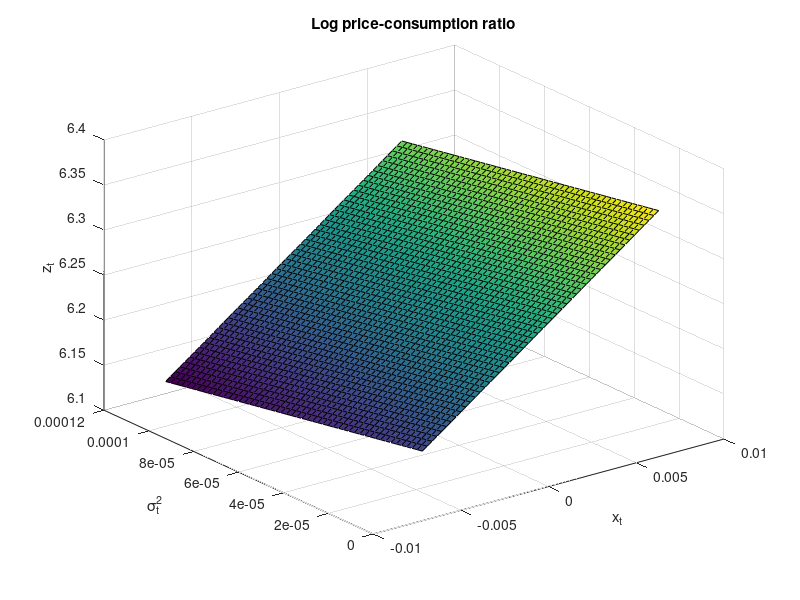
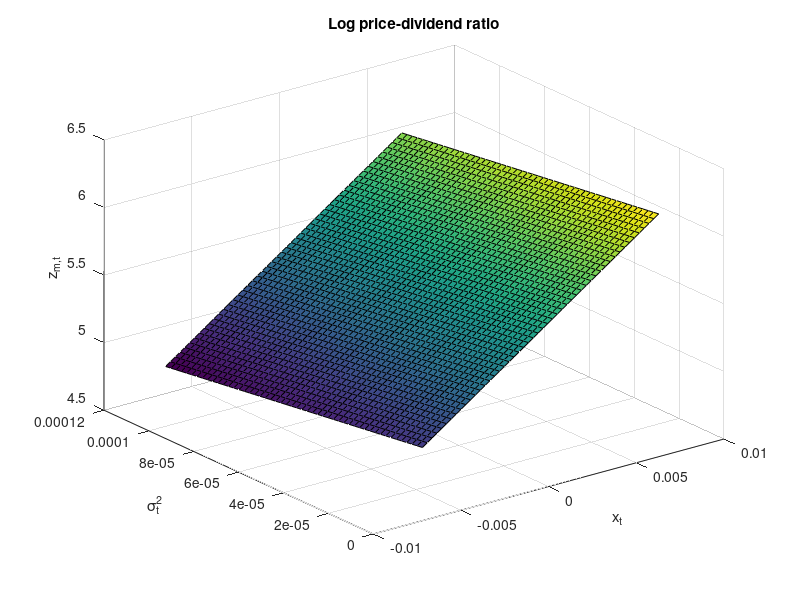
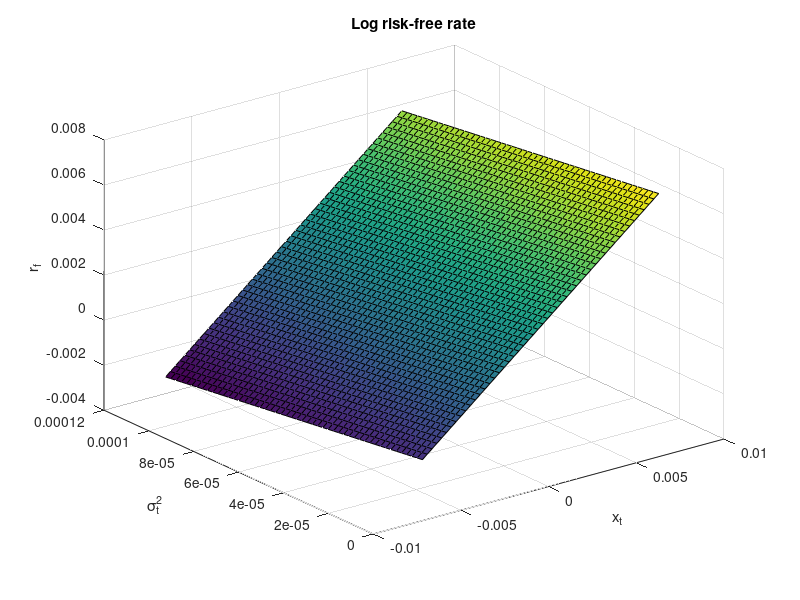
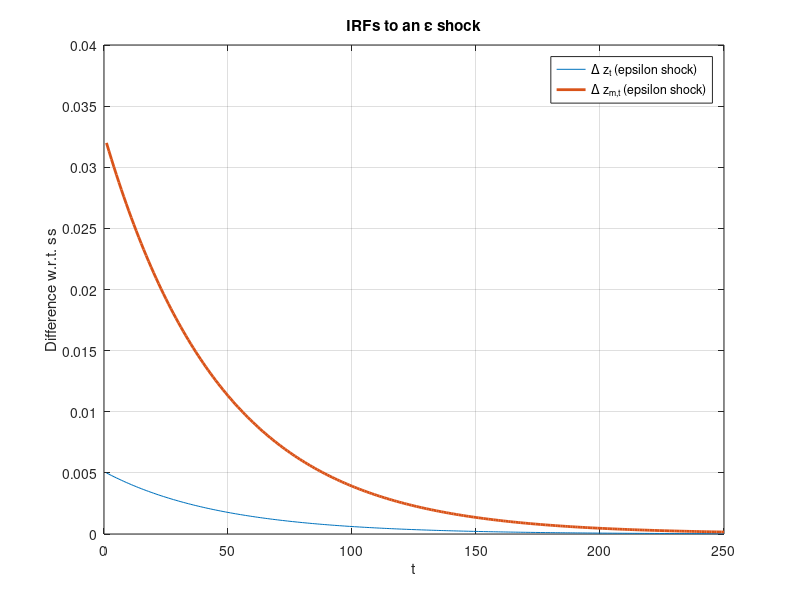

The MATLAB source for these figures, in order:
%DIEGO ALVAREZ FLORES
%BY REPLICATION: TWO STATE VARIABLES
%JANUARY 2026

clear;
clc;

%% PARAMETERS
sigma=0.0078;
mu=0.0015;
rho=0.979;
psi=1.5;
gamma=10;
beta=0.998;
phi_e=0.044;
sigma_w=0.23e-5;
theta=(1-gamma)/(1-1/psi);
nu1=0.987;
phi=3;
mu_d=0.0015;
phi_d=4.5;

%% EQUATIONS FOR FIXED POINT METHOD (C0NSUMPTION)
function [k0] = function2_k0(zbar,k1)
    k0=log(exp(zbar)+1)-k1*zbar;
end

function [k1] = function2_k1(zbar)
    k1=exp(zbar)/(exp(zbar)+1);
end

function [A1] = function2_A1(psi,k1,rho)
    A1=(1-1/psi)/(1-k1*rho);
end

function [A2] = function2_A2(theta,psi,k1,A1,phi_e,nu1)
    A2=0.5*((theta-theta/psi)^2+(theta*k1*A1*phi_e)^2)/(theta*(1-k1*nu1));
end

function [A0] = function2_A0(beta,mu,psi,k0,k1,A2,sigma_w,nu1,theta,sigma)
    A0=(log(beta)+mu*(1-1/psi)+k0+k1*A2*sigma^2*(1-nu1)+0.5*sigma_w^2*theta*(k1*A2)^2)/(1-k1);
end

%% FIXED-POINT METHOD (C0NSUMPTION)
function [k0,k1,A0,A1,A2,zbar] = solve_param_cons2(beta,mu,psi,sigma_w,nu1,theta,rho,phi_e,sigma)
    zbar_init=0;
    max_iter=1000;
    terminate=0;
    crit=1e-9; 
    iter=1;
    while (terminate==0 & iter<max_iter)
        k1 = function2_k1(zbar_init);
        k0 = function2_k0(zbar_init,k1);
        A1 = function2_A1(psi,k1,rho);
        A2 = function2_A2(theta,psi,k1,A1,phi_e,nu1);
        A0 = function2_A0(beta,mu,psi,k0,k1,A2,sigma_w,nu1,theta,sigma);
        zbar = A0+A2*sigma^2; % Unconditional expectation of z_t
        if abs(zbar-zbar_init)<crit
            terminate=1;
        end        
        zbar_init=zbar;
        iter=iter+1;
    end
end

[k0,k1,A0,A1,A2,zbar] = solve_param_cons2(beta,mu,psi,sigma_w,nu1,theta,rho,phi_e,sigma);

%% EQUATIONS FOR FIXED POINT METHOD (DIVIDEND)
function [k0m] = function2_k0m(zbarm,k1m)
    k0m=log(exp(zbarm)+1)-k1m*zbarm;
end

function [k1m] = function2_k1m(zbarm)
    k1m=exp(zbarm)/(exp(zbarm)+1);
end

function [A1m] = function2_A1m(psi,k1m,rho,phi)
    A1m=(phi-1/psi)/(1-k1m*rho);
end

function [A2m] = function2_A2m(theta,psi,k1,A1,phi_e,nu1,A2,k1m,A1m,phi_d)
    A2m = (A2*(1-theta)*(1-k1*nu1)+0.5*((theta-1-theta/psi)^2 ...
        +((theta-1)*k1*A1*phi_e+k1m*A1m*phi_e)^2+phi_d^2))/(1-k1m*nu1);
end

function [A0m] = function2_A0m(beta,mu,psi,k0,k1,A2,sigma_w,nu1,theta,sigma,A0,k0m,k1m,A2m,mu_d)
    A0m = (theta*log(beta)+mu*(theta-1-theta/psi)+(theta-1)*(k0+A0*(k1-1))+(theta-1)*k1*A2*sigma^2*(1-nu1) ...
        +k0m+k1m*A2m*sigma^2*(1-nu1)+mu_d+0.5*sigma_w^2*((theta-1)*k1*A2+k1m*A2m)^2)/(1-k1m);
end

%% FIXED-POINT METHOD (DIVIDEND)
function [k0m,k1m,A0m,A1m,A2m,zbarm] = solve_param_div2(beta,mu,psi,sigma_w,nu1,theta,rho,phi_e,sigma, ...
        phi,k0,k1,A0,A1,A2,phi_d,mu_d)
    zbarm_init=0;
    max_iter=1000;
    terminate=0;
    crit=1e-9; 
    iter=1;
    while (terminate==0 & iter<max_iter)
        k1m = function2_k1m(zbarm_init);
        k0m = function2_k0m(zbarm_init,k1m);
        A1m = function2_A1m(psi,k1m,rho,phi);
        A2m = function2_A2m(theta,psi,k1,A1,phi_e,nu1,A2,k1m,A1m,phi_d);
        A0m = function2_A0m(beta,mu,psi,k0,k1,A2,sigma_w,nu1,theta,sigma,A0,k0m,k1m,A2m,mu_d);
        zbarm = A0m+A2m*sigma^2; % Unconditional expectation of z_{m,t}
        if abs(zbarm-zbarm_init)<crit
            terminate=1;
        end        
        zbarm_init=zbarm;
        iter=iter+1;
    end
end

[k0m,k1m,A0m,A1m,A2m,zbarm] = solve_param_div2(beta,mu,psi,sigma_w,nu1,theta,rho,phi_e,sigma, ...
        phi,k0,k1,A0,A1,A2,phi_d,mu_d);

%% LOG-LINEARIZATION: POLICY FUNCTIONS

% A simple grid for sigma^2_t
function [sigma2_grid] = simple_sigma2_grid(Ns2,sigma,sigma_w,nu1)
    std_sigma2=sqrt(sigma_w^2/(1-nu1^2)); % Unconditional standard deviation of sigma^2_t
    sigma2_min=max(1e-9,sigma^2-4*std_sigma2);
    sigma2_max=sigma^2+4*std_sigma2;
    sigma2_grid=linspace(sigma2_min,sigma2_max,Ns2);
end

% A simple grid for x_t
function [x_grid] = simple_x_grid(Nx,phi_e,sigma,rho)
    std_x=sqrt((phi_e^2*sigma^2)/(1-rho^2)); % Unconditional standard deviation of x_t
    x_min=-4*std_x;
    x_max=4*std_x;
    x_grid=linspace(x_min,x_max,Nx);
end

function [zt] = function2_log_zt(sigma2_grid,x_grid,A0,A1,A2)
    [SIGMA2,X]=ndgrid(sigma2_grid,x_grid);
    zt=A0+A1.*X+A2.*SIGMA2;
end

Ns2=50; % Number of grid points for sigma^2_t
Nx=50; % Number of grid points for x_t
[sigma2_grid]=simple_sigma2_grid(Ns2,sigma,sigma_w,nu1);
[x_grid]=simple_x_grid(Nx,phi_e,sigma,rho);
[zt] = function2_log_zt(sigma2_grid,x_grid,A0,A1,A2);

figure(1)
surf(x_grid,sigma2_grid,zt)
xlabel('x_t'); ylabel('\sigma_t^2'); zlabel('z_t')
title("Log price-consumption ratio")
saveas(figure(1),'figure1_two.png')

function [ztm] = function2_log_ztm(sigma2_grid,x_grid,A0m,A1m,A2m)
    [SIGMA2,X]=ndgrid(sigma2_grid,x_grid);
    ztm=A0m+A1m.*X+A2m.*SIGMA2;
end

[ztm] = function2_log_ztm(sigma2_grid,x_grid,A0m,A1m,A2m);

figure(2)
surf(x_grid,sigma2_grid,ztm)
xlabel('x_t'); ylabel('\sigma_t^2'); zlabel('z_{m,t}')
title("Log price-dividend ratio")
saveas(figure(2),'figure2_two.png')

function [rf] = function2_rf(beta,mu,psi,theta,k1,A1,A2,sigma_w,x_grid,sigma2_grid,phi_e)
    [SIGMA2,X]=ndgrid(sigma2_grid,x_grid);
    rf=-log(beta)+(1/psi)*mu+((theta-1)/2)*(k1*A2)^2*sigma_w^2+(1/psi)*X+ ...
        0.5*(theta-1-theta/psi^2)*SIGMA2+((theta-1)/2)*(k1*A1*phi_e)^2*SIGMA2;
end

[rf] = function2_rf(beta,mu,psi,theta,k1,A1,A2,sigma_w,x_grid,sigma2_grid,phi_e);

figure(3)
surf(x_grid,sigma2_grid,rf)
xlabel('x_t'); ylabel('\sigma_t^2'); zlabel('r_f')
title("Log risk-free rate")
saveas(figure(3),'figure3_two.png')

%% LOG-LINEARIZATION: IRFs
function [x,s2,diff_z,diff_zm] = function2_irf_z_zm(T,x0,sigma20,rho,phi_e,nu1,sigma,sigma_w, ...
                        A0,A1,A2,A0m,A1m,A2m,shockType)
    shockSize=1;
    x=zeros(T+1,1);
    s2=zeros(T+1,1);
    x(1)=x0;
    s2(1)=sigma20;
    eps=zeros(T,1);
    omg=zeros(T,1);

    if strcmpi(shockType,'epsilon')
        eps(1)=shockSize;
    elseif strcmpi(shockType,'omega')
        omg(1)=shockSize;
    else
        error('shockType must be ''epsilon'' or ''omega');
    end

    for t=1:T
        x(t+1)=rho*x(t)+phi_e*sqrt(s2(t))*eps(t);
        s2(t+1)=sigma^2+nu1*(s2(t)-sigma^2)+sigma_w*omg(t);
        s2(t+1)=max(s2(t+1),0);
    end

    z=A0+A1.*x+A2.*s2;
    zm=A0m+A1m.*x+A2m.*s2;
    z_ss=A0+A2*sigma^2;
    zm_ss=A0m+A2m*sigma^2;
    diff_z=z-z_ss;
    diff_zm=zm-zm_ss;
end

T=250;
t=(1:T)';
x_ss=0; % Unconditional expectation of x_t
sigma2_ss=sigma^2; % Unconditional expectation of sigma_t^2

[x_eps,s2_eps,diff_z_eps,diff_zm_eps] = function2_irf_z_zm(T,x_ss,sigma2_ss,rho,phi_e,nu1,sigma,sigma_w, ...
                   A0,A1,A2,A0m,A1m,A2m,"epsilon");

[x_omega,s2_omega,diff_z_omega,diff_zm_omega] = function2_irf_z_zm(T,x_ss,sigma2_ss,rho,phi_e,nu1,sigma,sigma_w, ...
                   A0,A1,A2,A0m,A1m,A2m,"omega");

figure(4)
plot(t,diff_z_eps(2:end),t,diff_zm_eps(2:end),'LineWidth',2);
grid on;xlabel('t');ylabel('Difference w.r.t. ss');
legend('\Delta z_t (epsilon shock)','\Delta z_{m,t} (epsilon shock)','Location','Best');
title('IRFs to an \epsilon shock');
saveas(figure(4),'figure4_two.png')

figure(5)
plot(t,diff_z_omega(2:end),t,diff_zm_omega(2:end),'LineWidth',2);
grid on;xlabel('t');ylabel('Difference w.r.t. ss');
legend('\Delta z_t (omega shock)','\Delta z_{m,t} (omega shock)','Location','Best');
title('IRFs to an \omega shock');
saveas(figure(5),'figure5_two.png')
